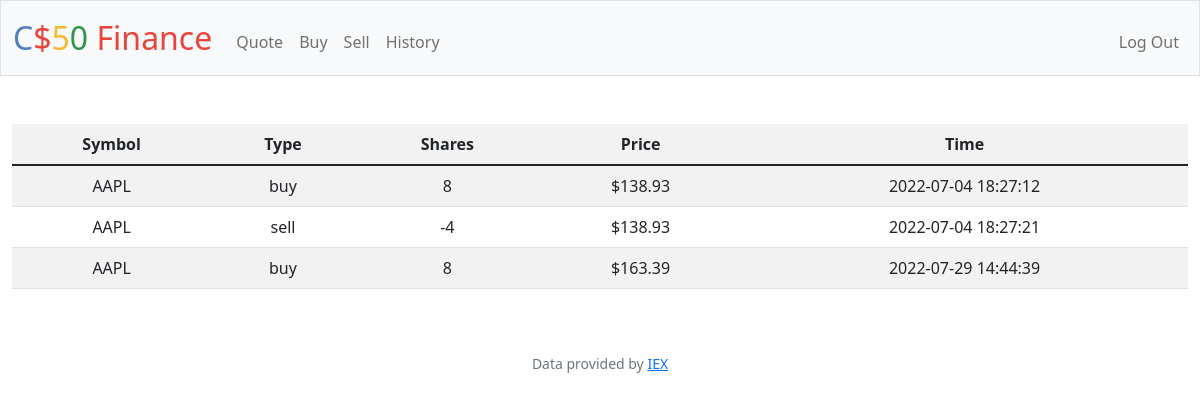
The app's page /history (signed in) with its own data.
### tables this page shows
CREATE TABLE transactions (
  id INTEGER PRIMARY KEY AUTOINCREMENT,
  user_id INTEGER NOT NULL,
  name TEXT NOT NULL,
  shares INTEGER NOT NULL,
  price NUMERIC NOT NULL,
  type TEXT NOT NULL,
  symbol TEXT NOT NULL,
  time TIMESTAMP DEFAULT CURRENT_TIMESTAMP,
  FOREIGN KEY(user_id) REFERENCES users(id)
);

### app.py (the view)
@app.route("/history")
@login_required
def history():
    user_id =session["user_id"]
    transactions = db.execute("SELECT type,symbol,price,shares,time FROM transactions WHERE user_id = ?",user_id)
    return render_template("history.html", transactions= transactions, usd=usd)

### app.py (called while the page is built)
@app.after_request
def after_request(response):
    response.headers["Cache-Control"] = "no-cache, no-store, must-revalidate"
    response.headers["Expires"] = 0
    response.headers["Pragma"] = "no-cache"
    return response

### helpers.py (called while the page is built)
def login_required(f):
    @wraps(f)
    def decorated_function(*args, **kwargs):
        if session.get("user_id") is None:
            return redirect("/login")
        return f(*args, **kwargs)
    return decorated_function

def usd(value):
    return f"${value:,.2f}"

### templates/history.html (shortened to what this page needs)
{% extends "layout.html" %}
{% block main %}
    <table class="table table-striped">
        <thread>
            <tr>
                <th>Symbol</th>
                <th>Type</th>
                <th>Shares</th>
                <th>Price</th>
                <th>Time</th>
            </tr>
        </thread>
        <tbody>
            {% for transactions in transactions %}
            <tr>
               <td>{{transactions["symbol"].upper()}}</td>
               <td>{{transactions["type"]}}</td>
               <td>{{transactions["shares"]}}</td>
               <td>{{usd(transactions["price"])}}</td>
               <td>{{transactions["time"]}}</td>
            </tr>
            {% endfor %}
        </tbody>
    </table>
{% endblock %}

### records on screen
transactions: price "$138.93"
transactions: price "$138.93"
transactions: price "$163.39"
